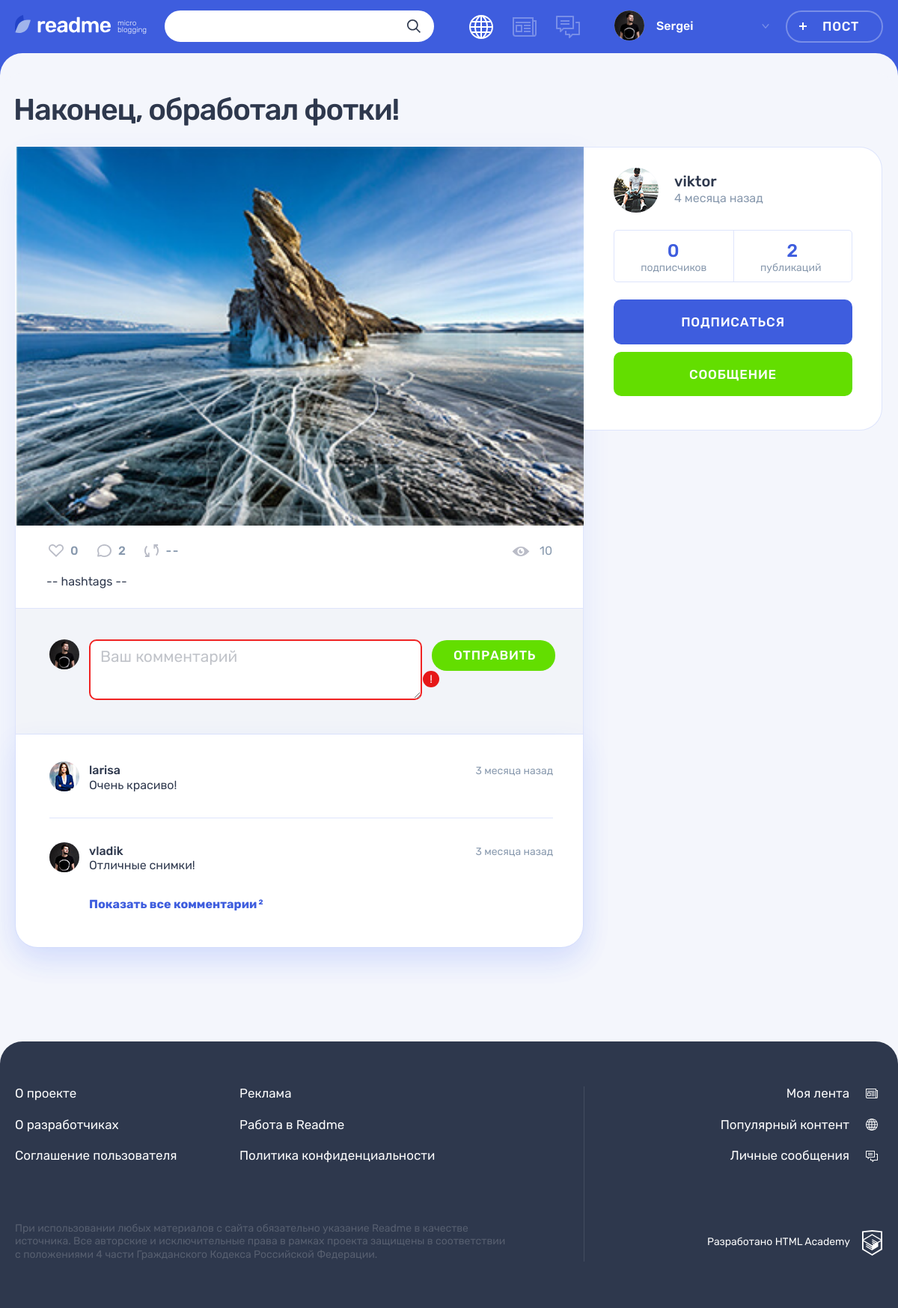
The app's page /post.php?id=2, older data.
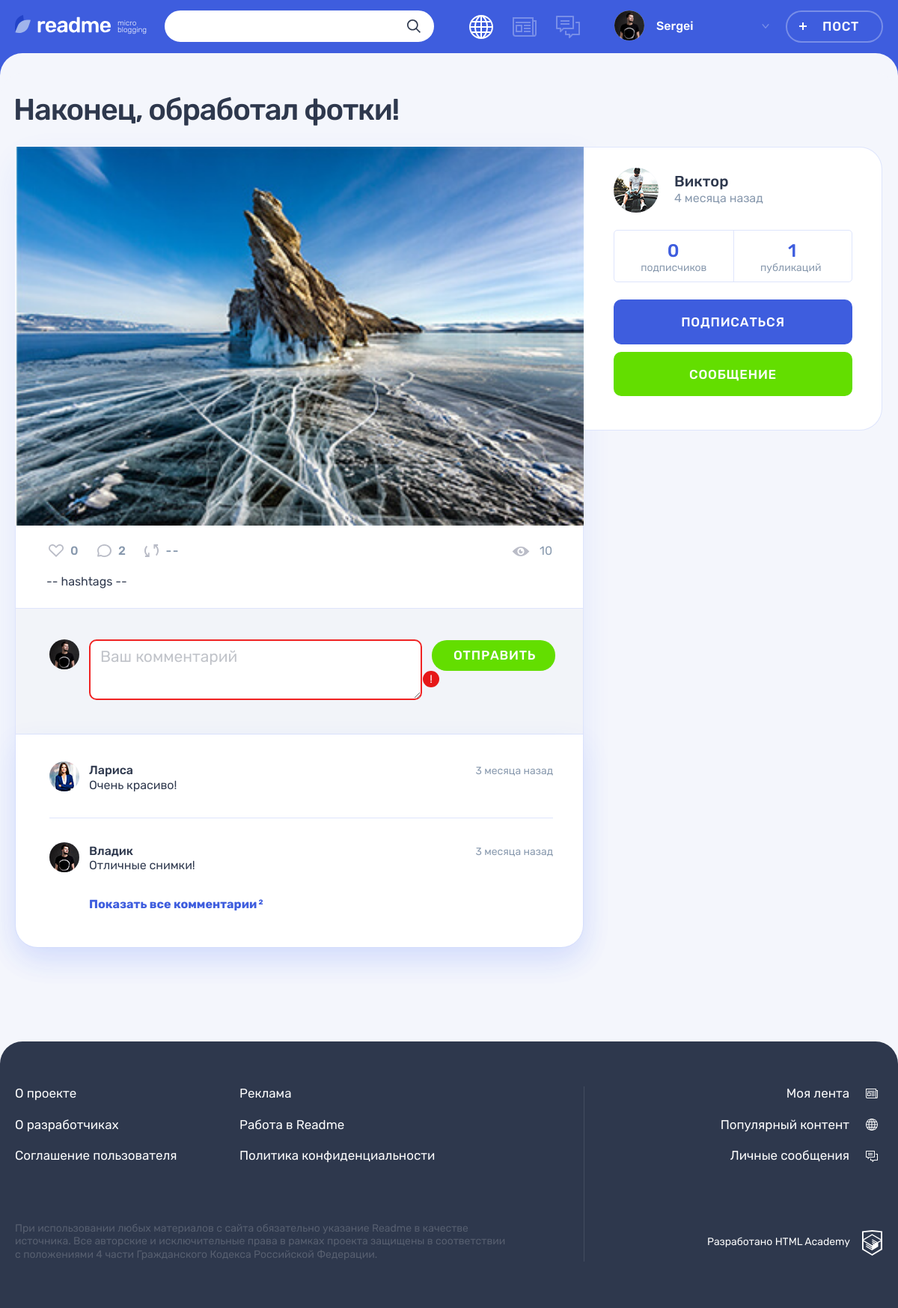
The same page, newer data.
### tables this page shows
CREATE TABLE IF NOT EXISTS posts
(
    id              INT PRIMARY KEY AUTO_INCREMENT,
    created_at      DATETIME      NOT NULL,
    title           VARCHAR(2048) NOT NULL,
    content         TEXT          NOT NULL,
    quote_author    VARCHAR(255),
    image           VARCHAR(2048),
    video           VARCHAR(2048),
    link            VARCHAR(2048),
    views           INT,
    author_id       INT,
    content_type_id INT,
    FOREIGN KEY (author_id) REFERENCES users (id),
    FOREIGN KEY (content_type_id) REFERENCES content_types (id)
);

CREATE TABLE IF NOT EXISTS comments
(
    id         INT PRIMARY KEY AUTO_INCREMENT,
    created_at DATETIME NOT NULL,
    content    TEXT     NOT NULL,
    user_id    INT,
    post_id    INT,
    FOREIGN KEY (user_id) REFERENCES users (id),
    FOREIGN KEY (post_id) REFERENCES posts (id)
);

CREATE TABLE IF NOT EXISTS users
(
    id                INT PRIMARY KEY AUTO_INCREMENT,
    registration_date DATETIME     NOT NULL,
    email             VARCHAR(255) NOT NULL,
    login             VARCHAR(255) NOT NULL,
    password          BINARY(32)   NOT NULL,
    avatar            VARCHAR(2048)
);

### helpers.php (called while the page is built, shortened)
<?php
function get_noun_plural_form(int $number, string $one, string $two, string $many): string
{
    $number = (int)$number;
    $mod10 = $number % 10;
    $mod100 = $number % 100;
    switch (true) {
        case ($mod10 >= 2 && $mod10 <= 4):
            return $two;
    }
}
function include_template($name, array $data = [])
{
    $name = 'templates/' . $name;
    extract($data);
    require $name;
    $result = ob_get_clean();
    return $result;
}
function formatRelativeTime($amount, $one, $two, $many)
{
    $amount = round($amount);
    return $amount . ' ' . get_noun_plural_form($amount, $one, $two, $many) . ' назад';
}
function getTimeToShow($timestamp)
{
    $currentTimestamp = strtotime(date('d.m.Y.H:i:s'));
    $timeDifference = $currentTimestamp - $timestamp;
    switch (true) {
        case ($timeDifference >= 5 * WEEK):
            return formatRelativeTime($timeDifference / MONTH, 'месяц', 'месяца', 'месяцев');
    }
}

### db-data.php (called while the page is built, shortened)
<?php
function getDataFromDatabase($connection, $query)
{
    $rows = mysqli_query($connection, $query);
    return mysqli_fetch_all($rows, MYSQLI_ASSOC);
}
function getPosts($connection, $condition)
{
    $queryFragment = $condition ? "WHERE {$condition}" : "";
    return getDataFromDatabase($connection, "
        SELECT
            posts.*,
            users.login,
            users.avatar,
            content_types.name,
            content_types.icon_class,
            COUNT(likes.id) AS likes_amount,
            COUNT(comments.id) AS comments_amount
        FROM posts
        JOIN users ON posts.author_id = users.id
        JOIN content_types ON posts.content_type_id = content_types.id
        LEFT OUTER JOIN likes ON likes.post_id = posts.id
        JOIN comments ON posts.id = comments.post_id
        {$queryFragment}
        GROUP BY posts.id
        ORDER BY likes_amount DESC
        LIMIT 6
    ");
}
function getPost($connection, $getId)
{
    return getPosts($connection, "posts.id = '{$getId}'");
}
function getPostComments($connection, $getId)
{
    return getDataFromDatabase($connection, "
        SELECT *
        FROM comments
        JOIN users ON comments.user_id = users.id
        WHERE post_id = '{$getId}'
    ");
}
function getPostAuthor($connection, $getId)
{
    return getDataFromDatabase($connection, "
        SELECT users.id, registration_date, login
        FROM users
        JOIN posts ON users.id = posts.author_id
        WHERE posts.id = '{$getId}'
    ");
}
function getPostTemplate($post)
{
    $post = $post[0];
    if ($post['icon_class'] === 'text') {
        return include_template('post-text.php', ['text' => $post['content']]);
    } elseif ($post['icon_class'] === 'quote') {
        return include_template('post-quote.php', ['text' => $post['content'], 'author' => $post['quote_author']]);
    } elseif ($post['icon_class'] === 'photo') {
        return include_template('post-photo.php', ['img_url' => '../img/' . $post['image']]);
    } elseif ($post['icon_class'] === 'video') {
        return include_template('post-video.php', ['video' => $post['video']]);
    } elseif ($post['icon_class'] === 'link') {
        return include_template('post-link.php', ['url' => $post['link'], 'title' => $post['title']]);
    } else {
        return null;
    }
}

### templates/post-details.php (the view, shortened to what the rows shown need)
<main class="page__main page__main--publication">
  <div class="container">
      <?php $post = $post[0] ?>
    <h1 class="page__title page__title--publication">
        <?= $post['title'] ?>
    </h1>
    <section class="post-details">
      <div class="post-details__wrapper post-<?= $post['icon_class'] ?>">
        <div class="post-details__main-block post post--details">
          <div class="post__indicators">
            <div class="post__buttons">
              <a class="post__indicator post__indicator--likes button" href="#" title="Лайк">
              </a>
              <a class="post__indicator post__indicator--comments button" href="#" title="Комментарии">
              </a>
              <a class="post__indicator post__indicator--repost button" href="#" title="Репост">
              </a>
            </div>
            <span class="post__view"><?= $post['views'] ?></span>
          </div>
          <div class="comments">
            <div class="comments__list-wrapper">
              <ul class="comments__list">
                  <?php foreach ($postComments as $postComment) : ?>
                    <li class="comments__item user">
                      <div class="comments__avatar">
                        <a class="user__avatar-link" href="#">
                          <img class="comments__picture" src="../img/<?= $postComment['avatar'] ?>" alt="Аватар пользователя">
                        </a>
                      </div>
                      <div class="comments__info">
                        <div class="comments__name-wrapper">
                          <a class="comments__user-name" href="#">
                            <span><?= $postComment['login'] ?></span>
                          </a>
                          <time class="comments__time"
                                datetime="<?= $postComment['created_at'] ?>">
                              <?php $commentTimestamp = strtotime($postComment['created_at']); ?>
                              <?= getTimeToShow($commentTimestamp) ?>
                          </time>
                        </div>
                        <p class="comments__text">
                            <?= $postComment['content'] ?>
                        </p>
                      </div>
                    </li>
                  <?php endforeach; ?>
              </ul>
            </div>
          </div>
        </div>
        <div class="post-details__user user">
          <div class="post-details__user-info user__info">
            <div class="post-details__avatar user__avatar">
              <a class="post-details__avatar-link user__avatar-link" href="#">
                <img class="post-details__picture user__picture" src="img/<?= $post['avatar'] ?>" alt="Аватар пользователя">
              </a>
            </div>
            <div class="post-details__name-wrapper user__name-wrapper">
              <a class="post-details__name user__name" href="#">
                <span><?= $postAuthor[0]['login'] ?></span>
              </a>
            </div>
          </div>
        </div>
      </div>
    </section>
  </div>
</main>

Row changes from the older to the newer data that the page shows:
changed through a linked row, comments "Очень красиво!": user.login "larisa" → "Лариса"
changed through a linked row, comments "Отличные снимки!": user.login "vladik" → "Владик"
changed users: login "viktor" → "Виктор"
Text that changed along with them:
count ($totalPosts): "2" → "1"
